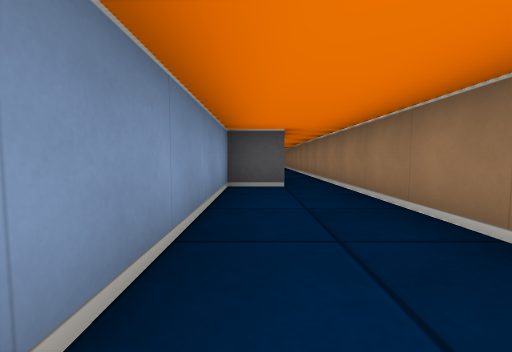
[1] (above)

16 first-person views from a walk through a cub3D maze. The camera is about half as high as the walls, tilts 4° down and sees 90° across. The floor is counted in squares. Each view is taken from the middle of a square. On the plan, view 1 faces up. The plan holds only what a view shows up to about 9 squares ahead; the rest is blank. The place goes on beyond the plan.

[2]
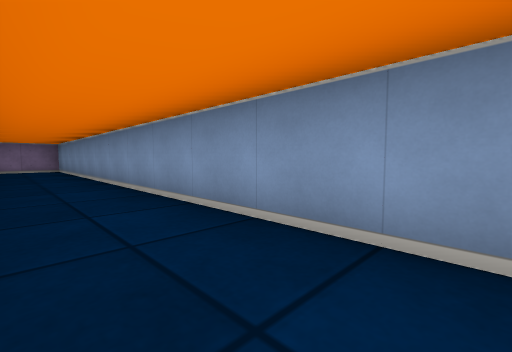

[3]
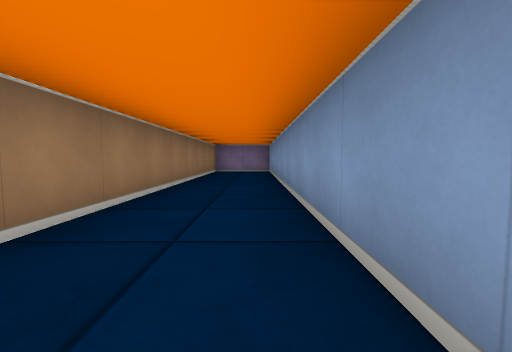

[4]
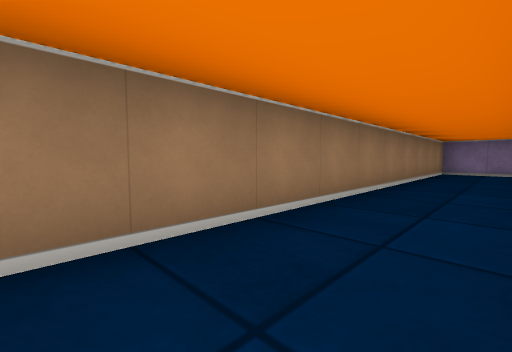

[5]
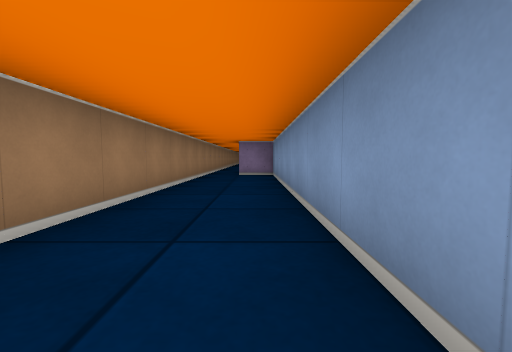

[6]
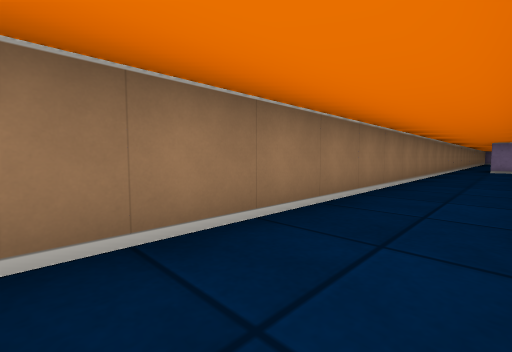

[7]
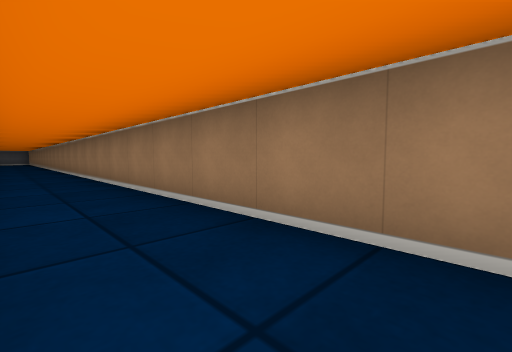

[8]
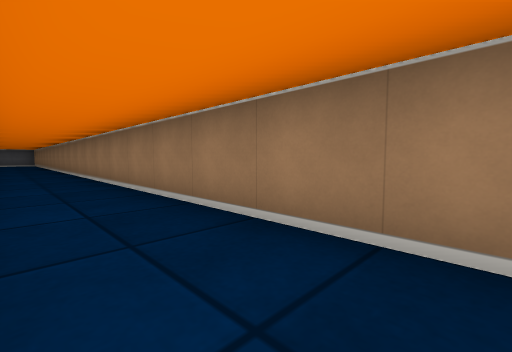

[9]
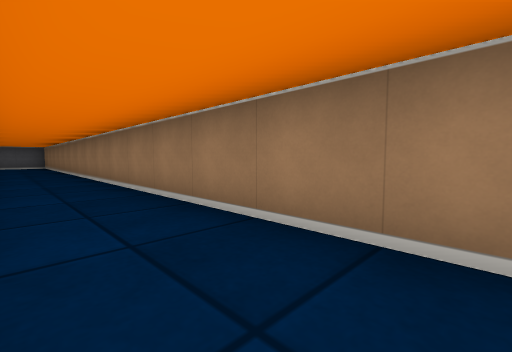

[10]
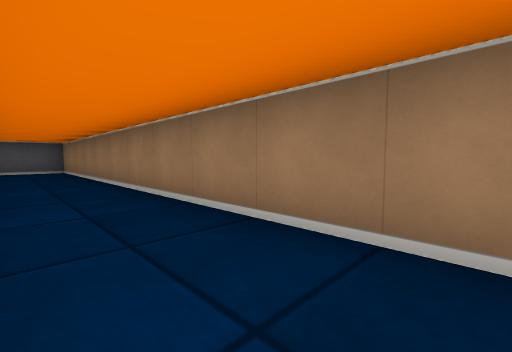

[11]
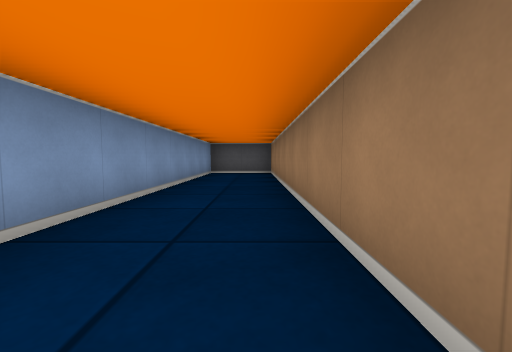

[12]
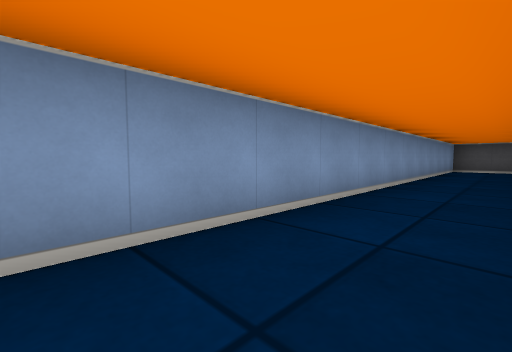

[13]
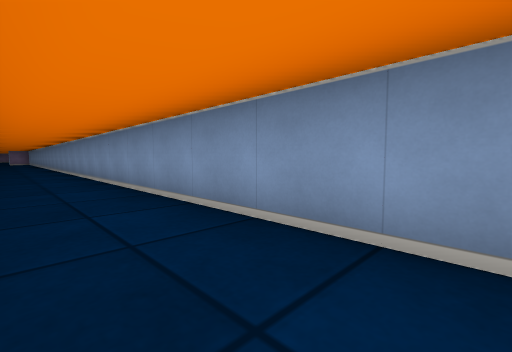

[14]
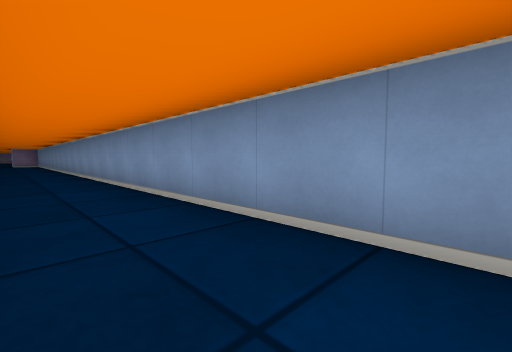

[15]
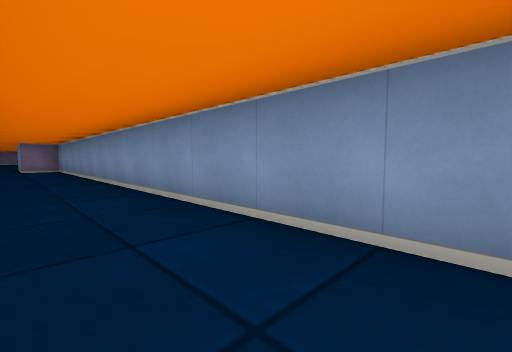

[16]
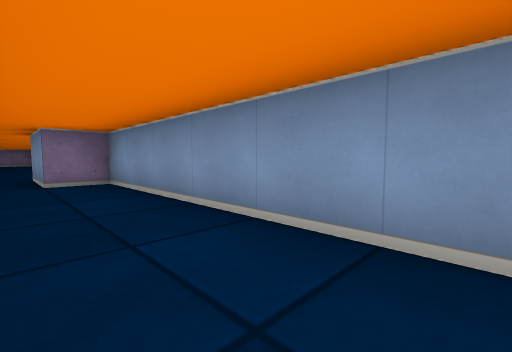

### Floor plan
Points are (right, up) in squares from view 1. A wall is a line through its corners. A room is listed if a view was taken in it or the views show most of it. See-through windows are left out.
Room 1 (views 1, 2, 3, 4)
walls: (-0.4, -8.5) (1.5, -8.5) (1.5, 4.5); (0.5, 4.5) (-0.5, 4.5) (-0.5, -8.2)
ways out: opening at (1, 5) to room 2
Room 2 (views 5, 6, 7, 8, 9, 10, 11, 12, 13, 14, 15, 16)
walls: (1.5, 4.5) (1.5, 40.5) (-0.5, 40.5) (-0.5, 6.5) (0.5, 6.5) (0.5, 4.5)
ways out: opening at (1, 5) to room 1

Where each view was taken, in squares from view 1:
view 1: 0 up, 0 right, facing up
view 2: 3 up, 1 right, facing down-left
view 3: 1 up, 0 right, facing down
view 4: 1 up, 0 right, facing down-right
view 5: 14 up, 0 right, facing down
view 6: 18 up, 0 right, facing down-right
view 7: 16 up, 0 right, facing up-right
view 8: 20 up, 0 right, facing up-right
view 9: 25 up, 0 right, facing up-right
view 10: 30 up, 0 right, facing up-right
view 11: 32 up, 1 right, facing up
view 12: 29 up, 1 right, facing up-left
view 13: 31 up, 1 right, facing down-left
view 14: 25 up, 1 right, facing down-left
view 15: 18 up, 1 right, facing down-left
view 16: 12 up, 1 right, facing down-left
